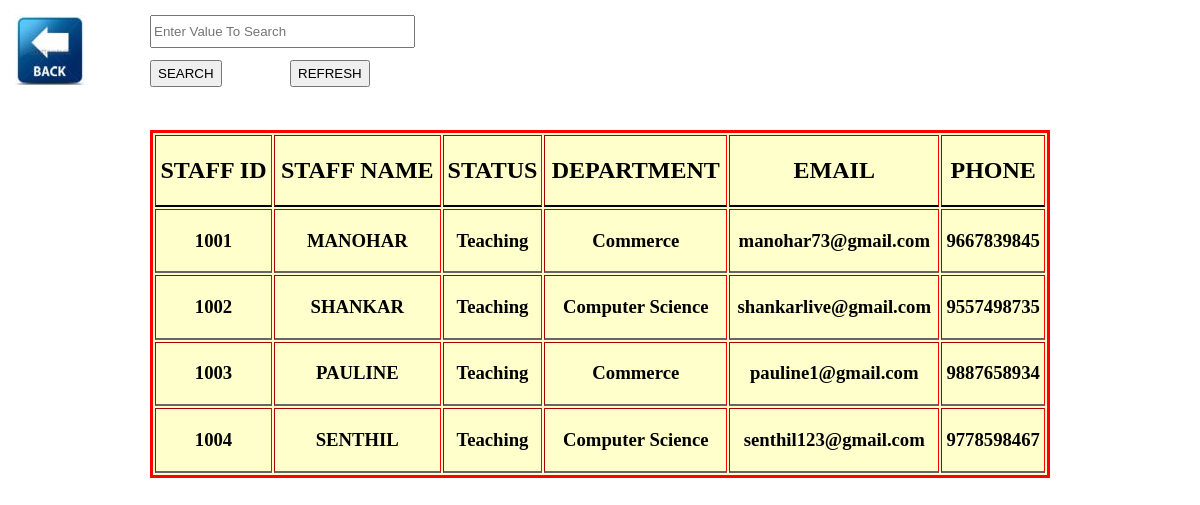
The app's page /Selectstaff.php with its own data.
### tables this page shows
CREATE TABLE `staff_reg` (
  `id` int(100) NOT NULL,
  `staff_id` bigint(255) NOT NULL,
  `staff_name` varchar(200) NOT NULL,
  `status` varchar(200) NOT NULL,
  `dept` varchar(200) NOT NULL,
  `email` varchar(200) NOT NULL,
  `phone` varchar(100) NOT NULL
);

### Selectstaff.php (the view, shortened to what this page needs)
<?php
if(isset($_POST['search']))
{
    $valueToSearch = $_POST['valueToSearch'];
    $query = "SELECT * FROM `staff_reg` WHERE `staff_id`='$valueToSearch' OR `staff_name`='$valueToSearch' OR `dept`='$valueToSearch'";
    $search_result = filterTable($query);
}
 else {
    $query = "SELECT * FROM `staff_reg`";
    $search_result = filterTable($query);
}
function filterTable($query)
{
    $connect = mysqli_connect("localhost", "root", "", "libpro");
    $filter_Result = mysqli_query($connect, $query);
    return $filter_Result;
}
?>
<!DOCTYPE html>
<html>
    <head>
    </head>
    <body>
        <form action="Selectstaff.php" method="post">
		<div class="back">
		<a href="STAFFREG.php"><img src="images\BACK.jpg"> </a>
		</div>
		<div class="value">
            <input type="text" name="valueToSearch" placeholder="Enter Value To Search" size="30px" style="height: 27px;"/><br><br>
			</div>
			<div class="reset">
			<input type="submit" name="reset" value="REFRESH" style="height: 27px;"/><br><br>
			</div>
			<div class="search">
            <input type="submit" name="search" value="SEARCH" style="height: 27px;"/><br><br>
			</div>
            <table width="900" border="10" align="center">
                <tr>
                    <th><h2>STAFF ID</h2></th>
                    <th><h2>STAFF NAME</h2></th>
                    <th><h2>STATUS</h2></th>
                    <th><h2>DEPARTMENT</h2></th>
					<th><h2>EMAIL</h2></th>
					<th><h2>PHONE</h2></th>
                </tr>
                <?php while($row = mysqli_fetch_array($search_result)):?>
                <tr>
                    <td><h3><center><?php echo $row['staff_id'];?></center></h3></td>
                    <td><h3><center><?php echo $row['staff_name'];?></center></h3></td>
                    <td><h3><center><?php echo $row['status'];?></center></h3></td>
                    <td><h3><center><?php echo $row['dept'];?></center></h3></td>
					<td><h3><center><?php echo $row['email'];?></center></h3></td>
					<td><h3><center><?php echo $row['phone'];?></center></h3></td>
                </tr>
                <?php endwhile;?>
            </table>
        </form>
    </body>
</html>

### Selectstaff.php (style rules this page uses)
table { position:absolute; top:130px; left:150px; border:3px solid red; background-color:#FFC; }
th { border-bottom:2px solid #000; }
td { border-bottom:2px solid #666; }
.reset { position:absolute; top:60px; left:290px; }
.search { position:absolute; top:60px; left:150px; }
.value { position:absolute; top:15px; left:150px; }
.back { position:absolute; top:15px; left:15px; }

### records on screen
staff_reg: staff_id "1001", staff_name "MANOHAR", status "Teaching", dept "Commerce", email "manohar73@gmail.com", phone "9667839845"
staff_reg: staff_id "1002", staff_name "SHANKAR", status "Teaching", dept "Computer Science", email "shankarlive@gmail.com", phone "9557498735"
staff_reg: staff_id "1003", staff_name "PAULINE", status "Teaching", dept "Commerce", email "pauline1@gmail.com", phone "9887658934"
staff_reg: staff_id "1004", staff_name "SENTHIL", status "Teaching", dept "Computer Science", email "senthil123@gmail.com", phone "9778598467"
